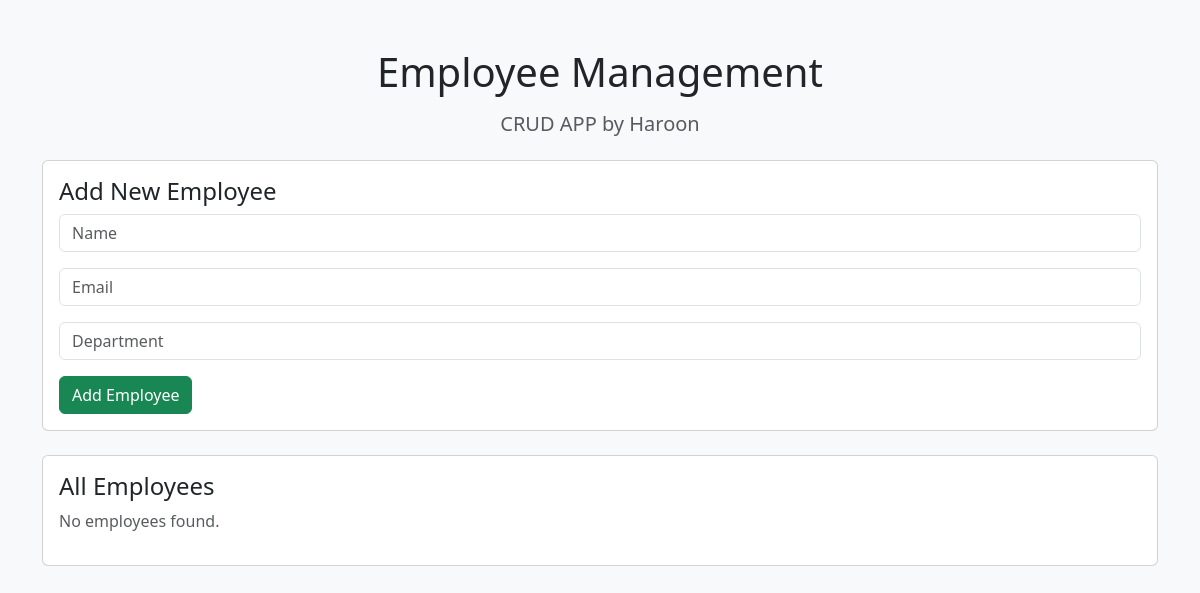
Before: / with the older database file.
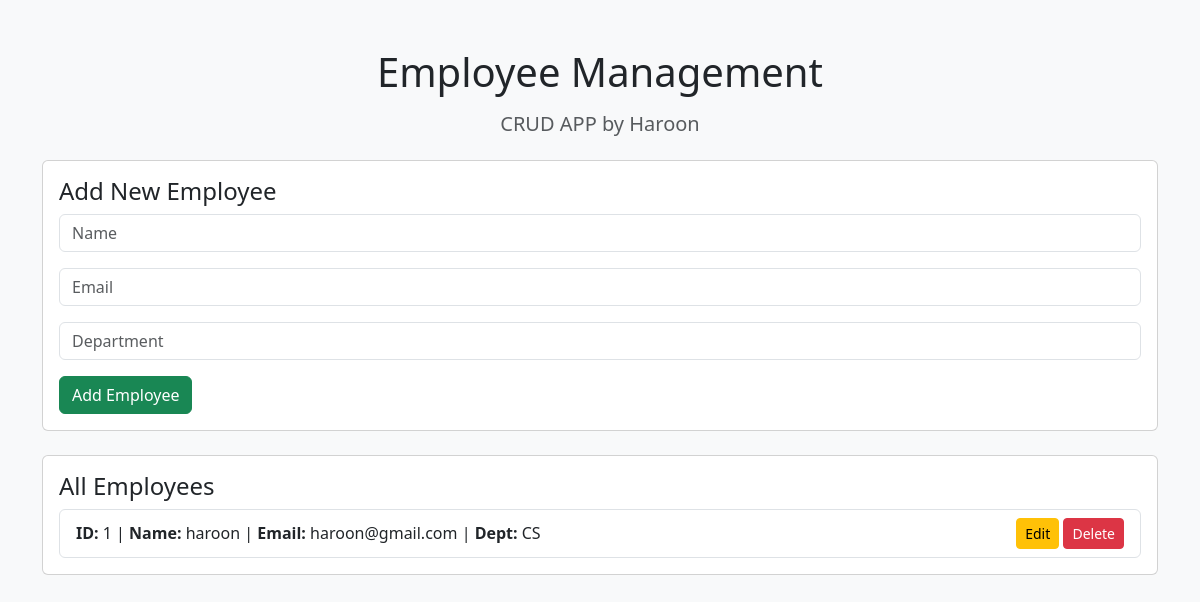
After: the same page with the newer database file.
### models.py (models this page shows, shortened)
class Employee(db.Model):
    id=db.Column(db.Integer,primary_key=True)
    name=db.Column(db.String(60),nullable=False)
    email=db.Column(db.String(60),nullable=False,unique=True)
    department=db.Column(db.String(60),nullable=False)

### app.py (the view, shortened to what this page needs)
@app.route('/',methods=['GET','POST'])
def home():
    employees = Employee.query.all()
    return render_template('index.html',employees=employees)

### templates/index.html (shortened to what this page needs)
<!DOCTYPE html>
<html>
<head>
    <link href="https://cdn.jsdelivr.net/npm/bootstrap@5.3.3/dist/css/bootstrap.min.css" rel="stylesheet">
</head>
<body class="bg-light">
    <div class="container mt-5">
        <h1 class="text-center mb-3">Employee Management</h1>
        <h5 class="text-center text-muted mb-4">CRUD APP by Haroon</h5>
        <div class="card mb-4">
            <div class="card-body">
                {% if edit_emp %}
                    <h4 class="card-title">Update Employee</h4>
                    <form method="POST" action="/edit/{{ edit_emp.id }}">
                        <div class="mb-3">
                            <input type="text" class="form-control" name="name" value="{{ edit_emp.name }}" required>
                        </div>
                        <div class="mb-3">
                            <input type="email" class="form-control" name="email" value="{{ edit_emp.email }}" required>
                        </div>
                        <div class="mb-3">
                            <input type="text" class="form-control" name="department" value="{{ edit_emp.department }}" required>
                        </div>
                        <button type="submit" class="btn btn-primary">Update</button>
                        <a href="/" class="btn btn-secondary">Cancel</a>
                    </form>
                {% else %}
                    <h4 class="card-title">Add New Employee</h4>
                    <form method="POST" action="/">
                        <div class="mb-3">
                            <input type="text" class="form-control" name="name" placeholder="Name" required>
                        </div>
                        <div class="mb-3">
                            <input type="email" class="form-control" name="email" placeholder="Email" required>
                        </div>
                        <div class="mb-3">
                            <input type="text" class="form-control" name="department" placeholder="Department" required>
                        </div>
                        <button type="submit" class="btn btn-success">Add Employee</button>
                    </form>
                {% endif %}
            </div>
        </div>
        <div class="card">
            <div class="card-body">
                <h4 class="card-title">All Employees</h4>
                {% if employees %}
                    <ul class="list-group">
                        {% for emp in employees %}
                            <li class="list-group-item d-flex justify-content-between align-items-center">
                                <div>
                                    <strong>ID:</strong> {{ emp.id }} |
                                    <strong>Name:</strong> {{ emp.name }} |
                                    <strong>Email:</strong> {{ emp.email }} |
                                    <strong>Dept:</strong> {{ emp.department }}
                                </div>
                                <div>
                                    <a href="/edit/{{ emp.id }}" class="btn btn-sm btn-warning">Edit</a>
                                    <a href="/delete/{{ emp.id }}" class="btn btn-sm btn-danger" onclick="return confirm('Are you sure?')">Delete</a>
                                </div>
                            </li>
                        {% endfor %}
                    </ul>
                {% else %}
                    <p class="text-muted">No employees found.</p>
                {% endif %}
            </div>
        </div>
    </div>
</body>
</html>

Changed rows visible on the page:
added Employee: id "1", name "haroon", email "haroon@gmail.com", department "CS"
Other visible differences:
text no longer shown: "No employees found."
